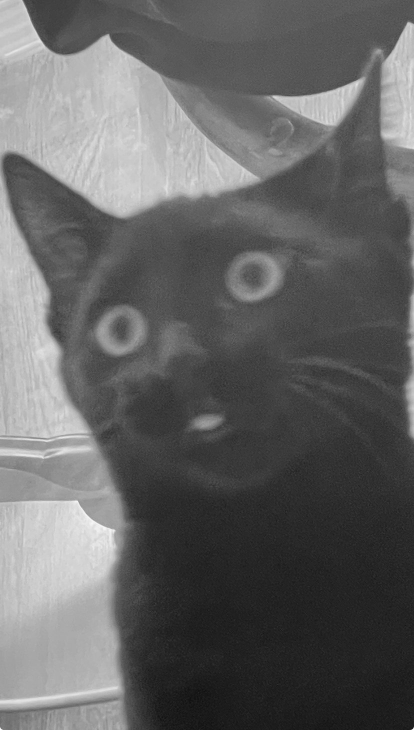
#> input picture Week_5/ref-images/liebchen-gray.jpg, 828 x 1460 px (shown at 1/2 size)
$ jupyter execute --allow-errors POSTCLASS_5-1_Image_analysis_I.ipynb
#> lines starting #> are read from the running program, lines starting #| are printed output that depends on the picture
<h1 style="font-size: 40px; margin-bottom: 0px;">5.1 Python image analysis (I)</h1>

<hr style="margin-left: 0px; border: 0.25px solid; border-color: #000000; width: 800px;"></hr>

In today's lecture, we went over how images are expressed as either 2D matrices (single channel) or 3D matrices (multi-channel or true-color) with each pixel as an element in the matrix containing a numerical value representing the intensity of light. We're all familiar with using ImageJ for analyzing images, but here, we'll use Python to perform many of the same analyses that we can do in ImageJ.

For today's notebook, we'll explore how images are represented on our computers in order to learn process our images. To do this, we'll make use of a package called <code>scikit-image</code>, which is an image processing package that uses numpy arrays. <a href="https://scikit-image.org/" rel="noopener noreferrer"><u>Information, including documentation, on <code>scikit-image</code> can be found here.</u></a>

<strong>Learning objectives:</strong>
<ul>
    <li>Learn how to import images in a Python notebook</li>
    <li>Understand how images are represented as a matrix</li>
    <li>Learn how to display images in a Python notebook</li>
    <li>Learn how to process images</li>
</ul>

<h1 style="font-size: 40px; margin-bottom: 0px;">Install <code>scikit-image</code> package</h1>

<hr style="margin-left: 0px; border: 0.25px solid; border-color: #000000; width: 600px;"></hr>

Recall from MCB201A notebook 16-2 that we can install packages that we need, and for today's lesson, we will make use of the <code>scikit-image</code> package, which is not currently in our virtual environment.

To install the <code>scikit-image</code> package, we can make use of Terminal and the <code>pip</code> command to install our package.

<pre style="width: 350px; margin-top: 15px; margin-bottom: 15px; color: #000000; background-color: #EEEEEE; border: 1px solid; border-color: #AAAAAA; padding: 10px; border-radius: 15px; font-size: 12px;">pip install scikit-image</pre>

<h1 style="font-size: 40px; margin-bottom: 0px;">Import packages for today</h1>

<hr style="margin-left: 0px; border: 0.25px solid; border-color: #000000; width: 600px;"></hr>

After our package is successfully installed, let's import all the packages we'll use for today's notebook.

We'll make use of our usual packages:

<ul>
    <li><code>numpy</code></li>
    <li><code>pandas</code></li>
    <li><code>matplotlib.pyplot</code></li>
    <li><code>seaborn</code></li>
    <li><code>os</code></li>
</ul>

And we'll make use of two packages that we haven't used before:

<ul>
    <li><code>skimage</code></li>
    <li><code>scipy.ndimage</code></li>
</ul>

These two packages are useful for processing images in Python to get them ready for analysis.

[cell 1]
import numpy as np
import pandas as pd
import matplotlib.pyplot as plt
import seaborn as sns
import os
import skimage as ski
import scipy.ndimage as ndi

Let's take a look to see if our <code>ski</code> package is the proper version.

[cell 2]
ski.__version__

<h1 style="font-size: 40px; margin-bottom: 0px;">Importing images into Python</h1>

<hr style="margin-left: 0px; border: 0.25px solid; border-color: #000000; width: 600px;"></hr>

To work with our images in Python, we'll first need to import them like we would with any normal dataset. However, rather than using the panadas package and <code>pd.read_csv()</code> to import our file, we'll be using matplotlib's function <code>plt.imread()</code>. This function will read the data contained within an image file into a multidimensional array that we can then work with in Python.

Let's give it a try with a grayscale image of Liebchen.

[cell 3]
liebchen = plt.imread('./ref-images/liebchen-gray.jpg')
#> liebchen is the input picture: shape (1460, 828); min 12, max 255, mean 100.3

As you recall from lecture, an 8-bit grayscale image is represented as a 2D matrix containing values from 0 (black) to 255 (white). We can take a look at a slice of our imported image to see how the image file is understood by Python.

[cell 4]
print(type(liebchen))
#| <class 'numpy.ndarray'>

[cell 5]
print(liebchen[:10, :10])
#| [[186 186 187 189 192 197 201 203 208 208]
#|  [193 194 195 198 201 205 208 210 210 209]
#|  [201 203 205 208 211 212 213 214 212 209]
#|  [207 208 211 213 214 213 212 211 209 206]
#|  [209 210 211 212 211 209 207 205 203 201]
#|  [210 210 209 208 206 204 201 200 199 197]
#|  [208 207 205 202 200 199 198 198 197 197]
#|  [206 204 201 198 196 195 196 196 198 197]
#|  [201 200 199 197 196 196 196 196 194 194]
#|  [200 199 197 195 194 194 193 194 193 193]]

What you can see is that each pixel is represented by a value that represents its grayscale value. In this case, our image file is an 8bit grayscale image, so we have a single 2D array where the values can span 0-255.

[cell 6]
print(type(liebchen[0,0]))
#| <class 'numpy.uint8'>

[cell 7]
print(2**16)

<h1 style="font-size: 40px; margin-bottom: 0px;">Exploring grayscale images in Python</h1>

<hr style="margin-left: 0px; border: 0.25px solid; border-color: #000000; width: 700px;"></hr>

To render this image in our Python notebook, we can make use of matplotlib, but this time instead of using this library to display our plots, we'll use it to display our images. To do this, we'll make use of the <code>plt.imshow()</code> function. <a href="https://matplotlib.org/stable/api/_as_gen/matplotlib.pyplot.imshow.html" rel="noopener noreferrer" target="_blank"><u>Documentation for <code>plt.imshow()</code> can be found here.</u></a>

If we dig into the documentation, we'll see that we can pass a 2D numpy array to the function along with additional arguments to adjust how the image will be displayed/rendered. First, let's display our image with the default parameters.

[cell 8]
plt.imshow(liebchen)

You can see that by default, the colormap <code>cmap</code> will be a colormap called <a href="https://cran.r-project.org/web/packages/viridis/vignettes/intro-to-viridis.html" rel="noopener noreferrer"><u>'viridis', which was developed to improve readability and accessibility of quantitative data visualizations, such as as heatmaps</u></a>. To display our image as a grayscale image, we can pass <code>'gray'</code> to the <code>cmap</code> parameter.

[cell 9]
plt.imshow(liebchen,
           cmap='gray',
          )
plt.axis(False);

We can also specify what value corresponds to pure black and what value corresponds to pure white using the <code>vmin</code> and <code>vmax</code> parameters, respectively. You'll want to keep in mind that the underlying data isn't changed by adjusting the <code>vmin</code> and the <code>vmax</code>. These parameters change how the image is displayed/rendered.

[cell 10]
plt.imshow(liebchen,
           cmap='gray',
           vmin=100,
           vmax=175,
          )
plt.axis(False);

Since our images are 2D arrays, we can also use slice notation to pull out portions of our image.

[cell 11]
plt.imshow(liebchen[400:800, 100:650],
           cmap='gray',
           vmin=100,
           vmax=175,
          )
plt.axis(False);

<h1 style="font-size: 40px; margin-bottom: 0px;">Exploring color images in Python</h1>

<hr style="margin-left: 0px; border: 0.25px solid; border-color: #000000; width: 700px;"></hr>

Recall from lecture that true-color images are represented by three channels that are overlaid one on top of the other to display the final color. Let's import a color image and then explore how its represented as a 3D numpy array.

[cell 12]
liebchen_color = plt.imread('./ref-images/liebchen-color.jpg')
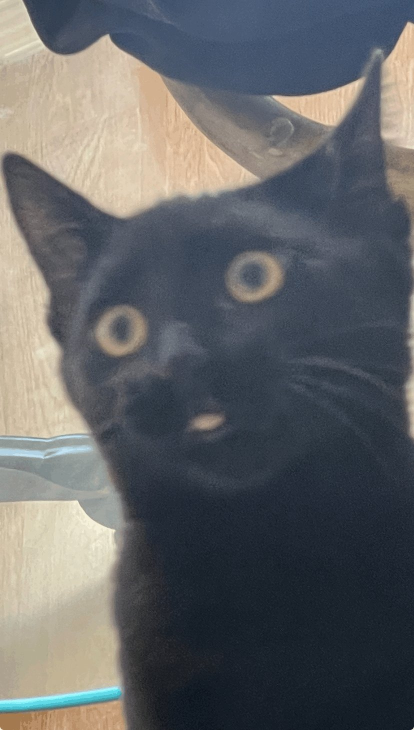
#> input picture Week_5/ref-images/liebchen-color.jpg, 828 x 1460 px (shown at 1/2 size)
#> liebchen_color is the input picture: shape (1460, 828, 3); mean R, G, B 98.3, 100.2, 102.3

Recall from lecture that true color images are represented by a stack of three 2D arrays, where each 2D array corresponds to an individual channel, either red, green, or blue. Let's take a look at how the array itself looks like.

[cell 13]
print(liebchen_color)
#> (printed output is left out)

What you can see is that based on the syntax of our 3D matrix, it is a bit difficult to exactly tease out complete information on each channel by simply looking at the object in its entirety. From earlier, we know from our experience with 2D objects, like pandas DataFrames, that the dimensions are ordered as <code>&lbrack;a, b&rbrack;</code> with the first dimension <code>a</code> corresponding to the number of rows (height of our image), and the second dimension <code>b</code> to the number of columns (width of our image). So then for our 3D image, which is just our 2D arrays stacked one on top of another along a third dimension <code>c</code>:

<p style="font-size: 16px; text-align: center;"><strong>True-color image as 3D array</strong></p>

So then, our true-color image can be represented as the 3D array <code>&lbrack;a, b, c&rbrack;</code>.

This means that for a 3-channel true-color image, the values for c will be either <code>0</code>, <code>1</code>, or <code>2</code>, representing grayscale intensity values for red, green, and blue, respectively. Let's pull out a single row from our true-color image to look at the RGB values.

[cell 14]
print(liebchen_color[0, 0:5, :])
#| [[204 196 173]
#|  [203 195 172]
#|  [202 194 171]
#|  [203 195 172]
#|  [206 198 175]]

And if we wanted all three channels of a single pixel:

[cell 15]
print(liebchen_color[0, 0, :])
#| [204 196 173]

So if we wanted a single channel, we can specify that as the third dimension. For our single pixel:

[cell 16]
print(liebchen_color[0, 0, 0])
#| 204

If we wanted the full 2D array for a single channel, we'll need to specify that we want all values from the first two dimensions, and just a single value for our third dimension.

[cell 17]
print(liebchen_color[0:10, 0:10, 2])
#| [[173 172 171 172 175 180 185 188 189 191]
#|  [176 177 178 181 185 188 191 192 190 189]
#|  [181 184 188 192 195 197 197 196 195 191]
#|  [188 190 194 197 198 197 196 194 195 190]
#|  [193 193 193 193 192 190 188 187 187 184]
#|  [193 192 190 187 185 183 182 181 181 179]
#|  [190 189 186 184 181 180 179 179 179 179]
#|  [187 186 185 183 181 180 180 180 179 179]
#|  [179 179 179 179 179 180 181 181 179 178]
#|  [184 183 181 179 177 176 175 174 175 174]]

We can then plot a single channel using the same function we used before.

[cell 18]
plt.imshow(liebchen_color[:, :, 0],
           cmap='gray',
           vmin=0,
           vmax=255,
          )
plt.axis(False);
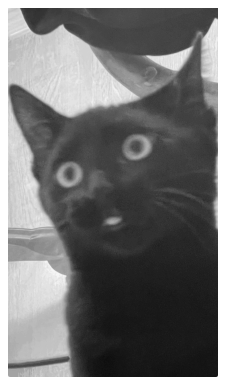
#> figure drawn by matplotlib, 1 panel

[cell 19]
plt.imshow(liebchen_color
          )
plt.axis(False);

Let's plot all three channels in grayscale side-by-side using <code>plt.implot()</code>.

[cell 20]
print(np.arange(0, 3, 1))

[cell 21]
fig, ax = plt.subplots(1, 3)

channel = ['Red', 'Green', 'Blue']

for i in np.arange(0, 3, 1):
    ax[i].imshow(liebchen_color[:,:, i],
                 cmap='gray',
                 vmin=0,
                 vmax=255
                )
    ax[i].set_title(channel[i])
    ax[i].axis(False);

fig.set_dpi(300)
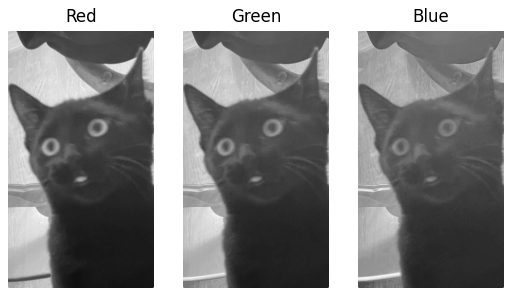
#> figure drawn by matplotlib, 3 panels

<h1 style="font-size: 40px; margin-bottom: 0px;">Assembling a composite image</h1>

<hr style="margin-left: 0px; border: 0.25px solid; border-color: #000000; width: 700px;"></hr>

More often than not, we're imaging our samples one channel at a time, so if we want to display our images as a composite, we need to construct a 3D array out of our separate 2D arrays. We can do this by using the <code>np.dstack()</code> function, which will stack/concatenate our arrays along the third axis. <a href="https://numpy.org/doc/stable/reference/generated/numpy.dstack.html" rel="noopener noreferrer"><u>Documentation for <code>np.dstack()</code> can be found here.</u></a>

Recall from earlier that the position of our 2D arrays in the 3rd dimension, specifies what channel it's in, so it's important to keep this in mind so that you know what channel(s) you are pulling out or compositing.

[cell 22]
liebchen_red, liebchen_green, liebchen_blue = liebchen_color[: , : , 0], \
liebchen_color[: , : , 1], \
liebchen_color[: , : , 2]
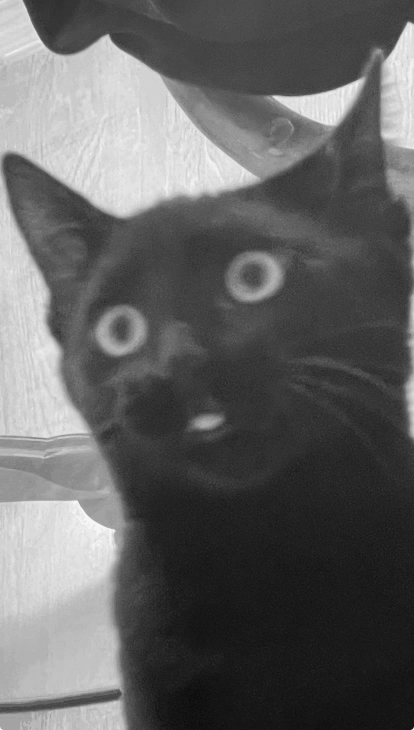
#> liebchen_red: shape (1460, 828) (shown at 1/2 size); min 6, max 255, mean 98.3
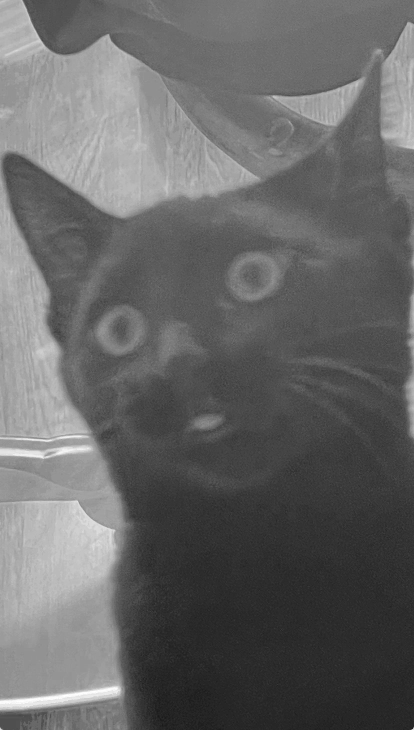
#> liebchen_blue: shape (1460, 828) (shown at 1/2 size); min 14, max 255, mean 102.3

[cell 23]
composite = np.dstack([liebchen_red, liebchen_green, liebchen_blue])

plt.imshow(composite,
          )

plt.axis(False);

For example, if we mix up the channels, our true-color image won't be accurate to what we want it to show.

[cell 24]
mixup = np.dstack([liebchen_blue, liebchen_green, liebchen_red])

plt.imshow(mixup,
          )

plt.axis(False);

<h1 style="font-size: 40px; margin-bottom: 0px;">Pseudocolor an image</h1>

<hr style="margin-left: 0px; border: 0.25px solid; border-color: #000000; width: 700px;"></hr>

We can take what we know about how true-color images are built up as a composite of three channels to also pseudocolor our images. If we repeat a single channel in all three channels, we will end up again with a grayscale image:

[cell 25]
stack = np.dstack([liebchen_red, liebchen_red, liebchen_red])

plt.imshow(stack,
          )

plt.axis(False);

We can then take what we know about mathematical operations on arrays to then adjust the values for each channel. If we want to then pseudocolor our grayscale image red, we can zero-out the green and blue channels.

[cell 26]
stack = np.dstack([liebchen_red, liebchen_red, liebchen_red])

plt.imshow(np.dstack([liebchen_red, liebchen_red, liebchen_red])*[0.75, 0.2, 0.5]/255,
          )

plt.axis(False);
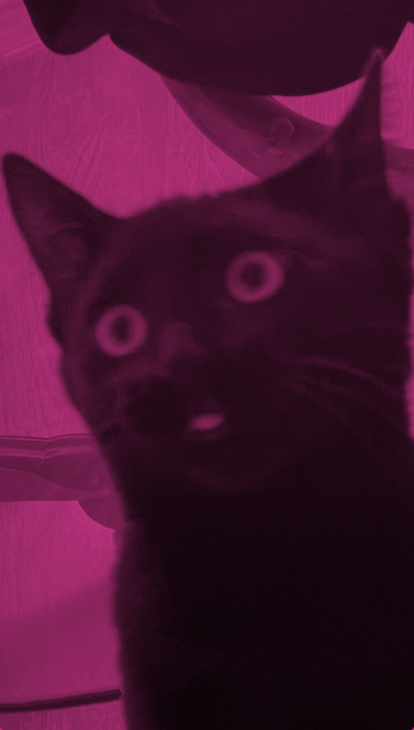
#> shown: shape (1460, 828, 3) float64 (shown at 1/2 size); mean R, G, B 0.289, 0.0771, 0.193

We can also achieve the same result by setting up a 2D array of zeros of the same dimensions as our image, and placing it in the positions corresponding to the channels we don't want to use. To set up an array of zeros that are the same dimensions as another object, we can make use of the <code>np.zeros_like()</code> function. <a href="https://numpy.org/doc/stable/reference/generated/numpy.zeros_like.html" rel="noopener noreferrer"><u>Documentation for <code>np.zeros_like()</code> can be found here.</u></a>

This function takes an object as an argument and then will initialize an array of zeros that matches the shape of the object that it was given, so if we provide it with one of our 2D arrays corresponding to our image, it will generate an array of zeros of the same shape as our image.

[cell 27]
void = np.zeros_like(liebchen_red)

plt.imshow(void,
           cmap='gray'
          )

plt.axis(False);
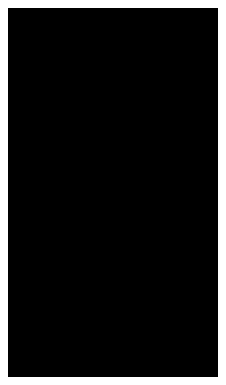
#> figure drawn by matplotlib, 1 panel

Let's then assemble the three channels with two of them assigned our array of zeros and generate an image.

[cell 28]
plt.imshow(np.dstack([liebchen_red, void, void]))

plt.axis(False);
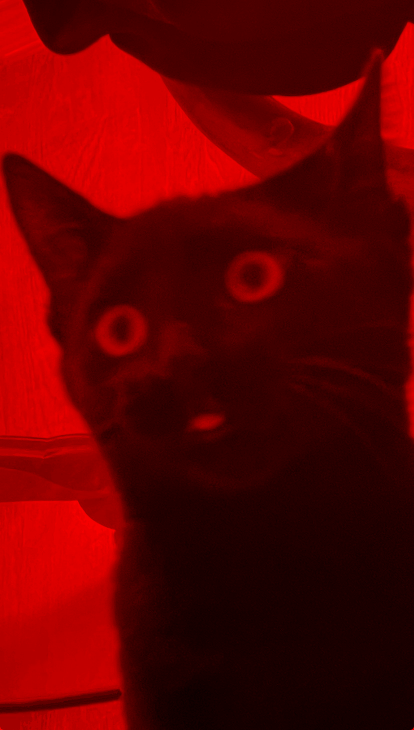
#> shown: shape (1460, 828, 3) (shown at 1/2 size); mean R, G, B 98.3, 0, 0
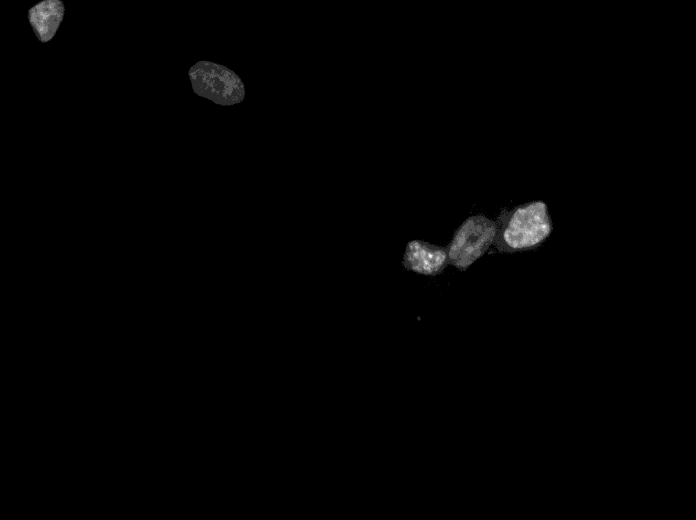
#> input picture Week_5/data/no-serum-dapi.tiff, 1392 x 1040 px (shown at 1/2 size)

We can also mess with the numbers to pseudocolor our image in a color that isn't exactly red, green, or blue.

<h1 style="font-size: 40px; margin-bottom: 0px;">Exporting processed images</h1>

<hr style="margin-left: 0px; border: 0.25px solid; border-color: #000000; width: 700px;"></hr>

Since we're using matplotlib to render our images, we can make use of our usual <code>plt.savefig()</code> or <code>fig.savefig()</code> functions to export our processed images. This time, instead of specifying our images with the extension <code>.pdf</code>, we can specify <code>.jpg</code> or another image extension, and our image will be exported as that file type.

[cell 29]
plt.imshow(liebchen[400:800, 100:650],
           cmap='gray',
           vmin=100,
           vmax=175,
          )
plt.axis(False)

plt.savefig('meow.jpg', dpi=300, bbox_inches='tight', pad_inches=0)

<h1 style="font-size: 40px; margin-bottom: 0px;">Exercise #1: Import fluorescence data</h1>

<hr style="margin-left: 0px; border: 0.25px solid; border-color: #000000; width: 850px;"></hr>

For the first set of exercises, let's take what we've learned and then apply it to our fluorescence data from MCB201A. First we'll import our fluorescence data files under the <code>data</code> subdirectory. We'll import all the files and apply what we know about how images are represented to process our fluorescence data and analyze them to extract quantitative data.

You can load it in one by one or if you remember from when we worked with multiple files for statistical analysis, see if you can apply that here to load in the data for today.

[cell 30]
file_names = [name for name in os.listdir('./data') if '.tiff' in name]

[cell 31]
file_names

[cell 32]
no_serum_names = [name for name in file_names if 'no-serum' in name]
no_serum_names.sort()

[cell 33]
no_serum_names

[cell 34]
serum_names = [name for name in file_names if 'no-serum' not in name]
serum_names.sort()

[cell 35]
serum_names

[cell 36]
os.getcwd()

[cell 37]
no_serum = np.zeros(len(no_serum_names), dtype=object)
serum = np.zeros(len(serum_names), dtype=object)

#> (the rest of this cell did not finish here and is left out)

#> (a cell that did not finish here is left out)

<h1 style="font-size: 40px; margin-bottom: 0px;">Exercise #2: Pseudocolor channels</h1>

<hr style="margin-left: 0px; border: 0.25px solid; border-color: #000000; width: 850px;"></hr>

See if you can take what you've learned to then pseudocolor an individual channel from our set of images. Select either the no serum or serum stimulation condition and psuedocolor each channel for that treatment condition.

[cell 39]
print(type(no_serum[0][0,0]))

[cell 40]
nothing = np.zeros_like(no_serum[0])

plt.imshow(np.dstack([no_serum[0], nothing, no_serum[0]])/no_serum[0].max())

plt.axis(False);
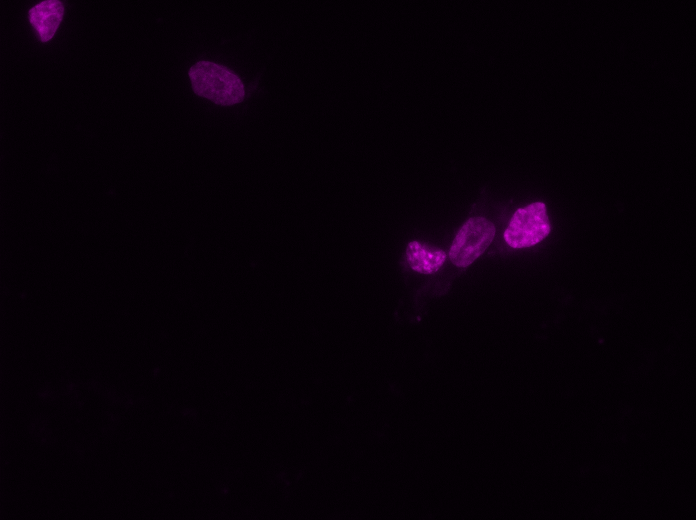
#> shown: shape (1040, 1392, 3) float64 (shown at 1/2 size); mean R, G, B 0.0332, 0, 0.0332
